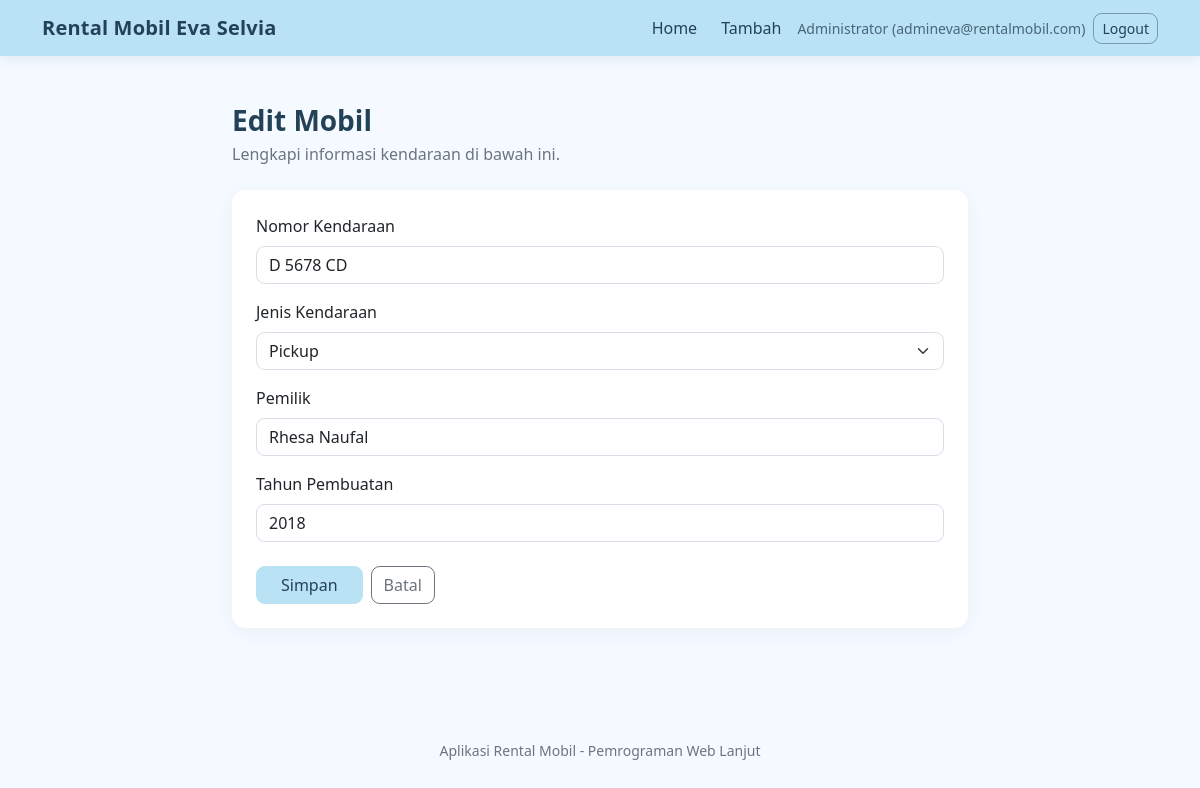
Screenshot of /edit.php?id=2 (signed in) with the database file from the repository.
### tables this page shows
CREATE TABLE IF NOT EXISTS `mobil011` (
  `no_id` int NOT NULL AUTO_INCREMENT,
  `nomor_kendaraan` varchar(12) NOT NULL,
  `jenis_kendaraan` enum('Sedan','Pickup','Truk','Bemo') NOT NULL,
  `pemilik` varchar(50) NOT NULL,
  `tahun_pembuatan` char(4) NOT NULL,
  PRIMARY KEY (`no_id`)
);

### edit.php (called while the page is built, shortened)
<?php
require "fungsi.php";
require "koneksi.php";
$id = filter_var(
    $_GET["id"] ?? null,
    FILTER_VALIDATE_INT,
    ["options" => ["min_range" => 1]]
);
try {
    $stmt = $koneksi->prepare(
        "SELECT nomor_kendaraan, jenis_kendaraan, pemilik, tahun_pembuatan
         FROM mobil011
         WHERE no_id = ?"
    );
    $stmt->bind_param("i", $id);
    $stmt->execute();
    $data = $stmt->get_result()->fetch_assoc();
} catch (mysqli_sql_exception $kesalahan) {
    error_log($kesalahan->getMessage());
    $_SESSION["pesan"] = [
        "tipe" => "danger",
        "teks" => "Data mobil belum dapat dimuat."
    ];
    header("Location: index.php");
    exit;
}
$judul = "Edit Mobil";
$aksi = "edit.php?id=" . $id;
$nomor = $data["nomor_kendaraan"];
$jenis = $data["jenis_kendaraan"];
$pemilik = $data["pemilik"];
$tahun = $data["tahun_pembuatan"];
require "form_mobil.php";

### fungsi.php (called while the page is built, shortened)
<?php
function aman($teks) {
    return htmlspecialchars(
        (string) $teks,
        ENT_QUOTES | ENT_SUBSTITUTE,
        "UTF-8"
    );
}

### form_mobil.php (the view, shortened to what this page needs)
<?php
require "header.php";
?>
<div class="row justify-content-center">
    <div class="col-lg-8">
        <div class="mb-4">
            <h1 class="h3 fw-bold mb-1"><?= aman($judul) ?></h1>
            <p class="text-secondary mb-0">
                Lengkapi informasi kendaraan di bawah ini.
            </p>
        </div>
        <section class="card border-0">
            <div class="card-body p-4">
                <form action="<?= aman($aksi) ?>" method="post">
                    <div class="mb-3">
                        <label for="nomor_kendaraan" class="form-label">
                            Nomor Kendaraan
                        </label>
                        <input
                            type="text"
                            class="form-control"
                            id="nomor_kendaraan"
                            name="nomor_kendaraan"
                            maxlength="12"
                            value="<?= aman($nomor) ?>"
                            required
                        >
                    </div>
                    <div class="mb-3">
                        <label for="jenis_kendaraan" class="form-label">
                            Jenis Kendaraan
                        </label>
                        <select
                            class="form-select"
                            id="jenis_kendaraan"
                            name="jenis_kendaraan"
                            required
                        >
                            <?php foreach (["Sedan", "Pickup", "Truk", "Bemo"] as $pilihan): ?>
                                <option
                                    value="<?= aman($pilihan) ?>"
                                    <?= $jenis === $pilihan ? "selected" : "" ?>
                                >
                                    <?= aman($pilihan) ?>
                                </option>
                            <?php endforeach; ?>
                        </select>
                    </div>
                    <div class="mb-3">
                        <label for="pemilik" class="form-label">Pemilik</label>
                        <input
                            type="text"
                            class="form-control"
                            id="pemilik"
                            name="pemilik"
                            maxlength="50"
                            value="<?= aman($pemilik) ?>"
                            required
                        >
                    </div>
                    <div class="mb-4">
                        <label for="tahun_pembuatan" class="form-label">
                            Tahun Pembuatan
                        </label>
                        <input
                            type="text"
                            class="form-control"
                            id="tahun_pembuatan"
                            name="tahun_pembuatan"
                            inputmode="numeric"
                            pattern="[0-9]{4}"
                            maxlength="4"
                            value="<?= aman($tahun) ?>"
                            required
                        >
                    </div>
                    <div class="d-flex flex-wrap gap-2">
                        <button type="submit" class="btn btn-primary px-4">
                            Simpan
                        </button>
                        <a href="dashboard.php" class="btn btn-outline-secondary">
                            Batal
                        </a>
                    </div>
                </form>
            </div>
        </section>
    </div>
</div>
<?php require "footer.php"; ?>

### assets/css/style.css (style rules this page uses)
body { --color-blue: #b9e2f5; --color-blue-hover: #9bd2ed; --color-blue-soft: #eaf6fc; --color-yellow: #fff0b8; --color-yellow-hover: #ffe58a; --color-ink: #244257; min-height: 100vh; background-color: #f4faff; color: var(--color-ink); font-family: system-ui, -apple-system, "Segoe UI", Roboto, "Helvetica Neue", Arial, sans-serif; }
.btn-primary, .bg-primary, .text-bg-primary { color: var(--color-ink) !important; background-color: var(--color-blue) !important; border-color: var(--color-blue) !important; }
.card { border: 1px solid #dcecf4; border-radius: 0.85rem; box-shadow: 0 4px 18px rgb(36 66 87 / 5%); }
.form-control, .form-select { border-color: #d7dee8; border-radius: 0.55rem; }
.btn { border-radius: 0.55rem; }

### rows the page displays
mobil011: nomor_kendaraan "D 5678 CD", pemilik "Rhesa Naufal", tahun_pembuatan "2018"

### other values shown
aman($_SESSION["nama"]) "Administrator"
aman($_SESSION["email"]) "admineva@rentalmobil.com"
aman($judul) "Edit Mobil"
form field jenis_kendaraan "Pickup"
